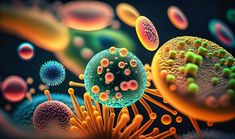
#> input picture images/microscop3.jpg, 235 x 139 px
$ python funcForImages.py
#> lines starting #> are read from the running program, lines starting #| are printed output that depends on the picture
#> further down, img is the input picture: PIL image 235x139 RGB; mean R, G, B 101.6, 84, 60.6
from PIL import Image
from scipy import ndimage
import numpy as np

def rotated(inputimg, angle):
#> called with angle = 45
    rotated_img = ndimage.rotate(inputimg, angle)
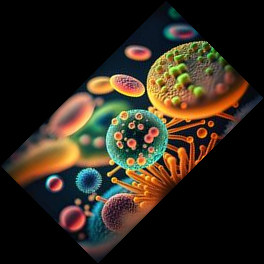
#> rotated_img: shape (264, 264, 3); mean R, G, B 47.4, 39.2, 28.2
    rotated_img = np.clip(rotated_img, 0, 255).astype(np.uint8)
    Image.fromarray(rotated_img).save('images/outputImgs/rotatedImg2.jpg')

def blurred(inputimg):
    blurred_img = ndimage.gaussian_filter(inputimg, sigma=5)
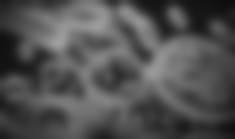
#> blurred_img: shape (139, 235, 3); mean R, G, B 80.7, 80.6, 80.5
    blurred_img = np.clip(blurred_img, 0, 255).astype(np.uint8)
    Image.fromarray(blurred_img).save('images/outputImgs/blurredImg1.jpg')

def denoised(inputimg):
    denoised_img = ndimage.gaussian_filter(inputimg, 1.5)
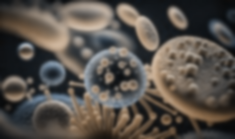
#> denoised_img: shape (139, 235, 3); mean R, G, B 86.5, 80.6, 74.6
    denoised_img = np.clip(denoised_img, 0, 255).astype(np.uint8)
    Image.fromarray(denoised_img).save('images/outputImgs/denoisedImg4.jpg')

img = Image.open('images/microscop3.jpg')
img_array = np.array(img)

rotationAngle = 45

rotated(img_array, rotationAngle)
blurred(img_array)
denoised(img_array)

$ run again, with images/microscop1.jpg copied over images/microscop3.jpg
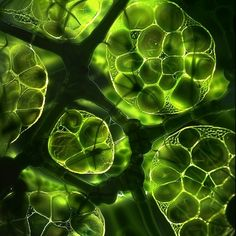
#> input picture images/microscop1.jpg, 236 x 236 px
#> img is the input picture: PIL image 236x236 RGB; mean R, G, B 58.6, 86.7, 18.2
#> in rotated, `rotated_img = ndimage.rotate(inputimg, angle)`:
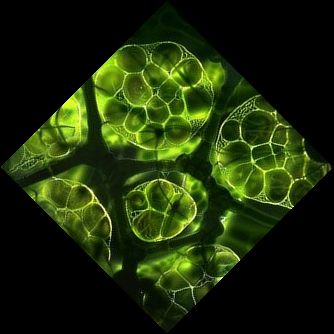
#> rotated_img: shape (334, 334, 3); mean R, G, B 29.1, 43.1, 9.1
#> in denoised, `denoised_img = ndimage.gaussian_filter(inputimg, 1.5)`:
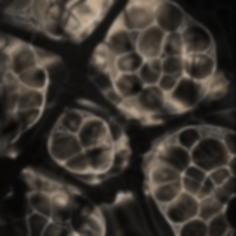
#> denoised_img: shape (236, 236, 3); mean R, G, B 58.7, 53.2, 47
